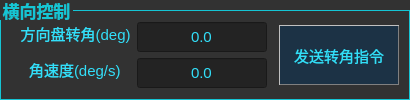
           <widget class="QGroupBox" name="groupBox_23">
            <property name="minimumSize">
             <size>
              <width>410</width>
              <height>100</height>
             </size>
            </property>
            <property name="styleSheet">
             <string notr="true">QGroupBox{background-color:rgb(50,50,50);border:1px solid rgb(21,197,212);margin-top:10px;font-family:仿宋;font:bold 13pt;}
QGroupBox::title{subcontrol-origin:margin;left:0px;margin-left:0px;padding 0 0px;color:rgb(21,197,212)}</string>
            </property>
            <property name="title">
             <string>横向控制</string>
            </property>
            <property name="flat">
             <bool>false</bool>
            </property>
            <widget class="QPushButton" name="btnSendSteerWheelCmd">
             <property name="geometry">
              <rect>
               <x>279</x>
               <y>25</y>
               <width>120</width>
               <height>60</height>
              </rect>
             </property>
             <property name="sizePolicy">
              <sizepolicy hsizetype="Maximum" vsizetype="Minimum">
               <horstretch>0</horstretch>
               <verstretch>0</verstretch>
              </sizepolicy>
             </property>
             <property name="minimumSize">
              <size>
               <width>120</width>
               <height>30</height>
              </size>
             </property>
             <property name="maximumSize">
              <size>
               <width>120</width>
               <height>60</height>
              </size>
             </property>
             <property name="styleSheet">
              <string notr="true">QPushButton{font:11pt;width:120px;color:rgb(50,223,249); background-color:rgb(28,50,69); border-radius:0px; border:1px groove gray;border-style:outset;}
QPushButton:hover{background-color:rgb(50,223,249);color:rgb(28,50,69);}
QPushButton:pressed{color:yellow;border-style:inset;}</string>
             </property>
             <property name="text">
              <string>发送转角指令</string>
             </property>
            </widget>
            <widget class="QWidget" name="layoutWidget_20">
             <property name="geometry">
              <rect>
               <x>12</x>
               <y>22</y>
               <width>256</width>
               <height>68</height>
              </rect>
             </property>
             <layout class="QFormLayout" name="formLayout_7">
              <item row="0" column="0">
               <widget class="QLabel" name="labVCState_9">
                <property name="sizePolicy">
                 <sizepolicy hsizetype="Maximum" vsizetype="Fixed">
                  <horstretch>0</horstretch>
                  <verstretch>0</verstretch>
                 </sizepolicy>
                </property>
                <property name="styleSheet">
                 <string notr="true">QLabel{font:11pt;height:30px;color:rgb(50,223,249);background:transparent;}

</string>
                </property>
                <property name="text">
                 <string>  方向盘转角(deg)</string>
                </property>
                <property name="alignment">
                 <set>Qt::AlignCenter</set>
                </property>
               </widget>
              </item>
              <item row="0" column="1">
               <widget class="QLineEdit" name="editSteerWheelValue">
                <property name="sizePolicy">
                 <sizepolicy hsizetype="Fixed" vsizetype="Fixed">
                  <horstretch>0</horstretch>
                  <verstretch>0</verstretch>
                 </sizepolicy>
                </property>
                <property name="minimumSize">
                 <size>
                  <width>130</width>
                  <height>30</height>
                 </size>
                </property>
                <property name="maximumSize">
                 <size>
                  <width>130</width>
                  <height>16777215</height>
                 </size>
                </property>
                <property name="styleSheet">
                 <string notr="true">background-color:rgb(35,35,35);color:rgb(50,223,249);font:11pt</string>
                </property>
                <property name="text">
                 <string>0.0</string>
                </property>
                <property name="alignment">
                 <set>Qt::AlignCenter</set>
                </property>
               </widget>
              </item>
              <item row="1" column="0">
               <widget class="QLabel" name="labVCState_10">
                <property name="sizePolicy">
                 <sizepolicy hsizetype="Maximum" vsizetype="Fixed">
                  <horstretch>0</horstretch>
                  <verstretch>0</verstretch>
                 </sizepolicy>
                </property>
                <property name="styleSheet">
                 <string notr="true">QLabel{font:11pt;height:30px;color:rgb(50,223,249);background:transparent;}

</string>
                </property>
                <property name="text">
                 <string>    角速度(deg/s)</string>
                </property>
                <property name="alignment">
                 <set>Qt::AlignCenter</set>
                </property>
               </widget>
              </item>
              <item row="1" column="1">
               <widget class="QLineEdit" name="editSteerWheelSpeedValue">
                <property name="sizePolicy">
                 <sizepolicy hsizetype="Fixed" vsizetype="Fixed">
                  <horstretch>0</horstretch>
                  <verstretch>0</verstretch>
                 </sizepolicy>
                </property>
                <property name="minimumSize">
                 <size>
                  <width>130</width>
                  <height>30</height>
                 </size>
                </property>
                <property name="maximumSize">
                 <size>
                  <width>130</width>
                  <height>16777215</height>
                 </size>
                </property>
                <property name="styleSheet">
                 <string notr="true">background-color:rgb(35,35,35);color:rgb(50,223,249);font:11pt</string>
                </property>
                <property name="text">
                 <string>0.0</string>
                </property>
                <property name="alignment">
                 <set>Qt::AlignCenter</set>
                </property>
               </widget>
              </item>
             </layout>
            </widget>
           </widget>
